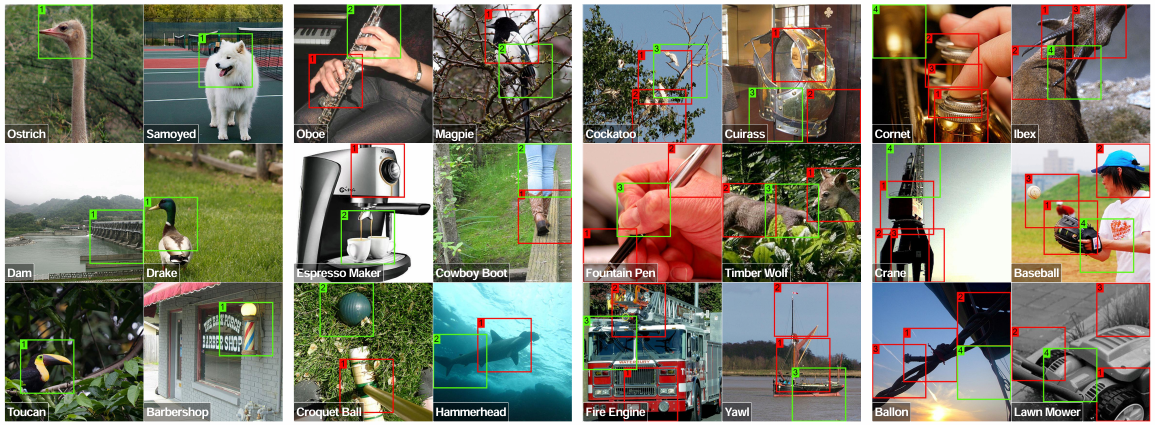
#> input picture AdaptiveNN/assets/visualization.png, 2310 x 850 px, given as the content of the folder F:/cjh/Low latitude/JI91J/2016, which was not available (shown at 1/2 size)
$ python crop_ad_resize.py
#> lines starting #> are read from the running program, lines starting #| are printed output that depends on the picture; after the words box and inside, x2 and y2 are one past the last pixel; in counts of white or black regions, pixels touching at a corner belong together; pictures that were not available may be replaced by others from this repository, and a replacement may not be noted
import cv2
import argparse
import numpy as np
from numpy import ones, mean
import os
from skimage import io
from PIL import Image
import glob

path = 'F:\cjh\Low latitude\JI91J\\2016'
outpath = 'F:\cjh\Low latitude\JI91J_re\\2016'

os.makedirs(outpath, exist_ok=True)

trainlist = os.listdir(path)
fileId = 0

def cropimage(readpath, savepath):
    # print(savepath)
#> called with savepath = 'F:\\cjh\\Low latitude\\JI91J_re\\2016'
    print(readpath)
    # 调用cv2.imread读取图片，读入格式为IMREAD_COLOR
    # 使用os.path模块的join方法生成路径
    img_array = cv2.imread(readpath, cv2.IMREAD_UNCHANGED)
#> img_array is the input picture: shape (850, 2310, 4); mean B, G, R, A 107.3, 122.8, 124.6, 255
    # 调用cv2.resize函数resize图片
    img = img_array[200:531, 177:807, :]
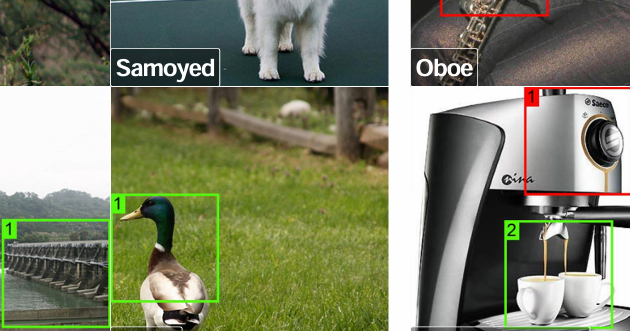
#> img: shape (331, 630, 4); mean B, G, R, A 102.4, 128.6, 123.5, 255
    h, w, c = img.shape
#> h = 331; w = 630; c = 4
    # 生成图片存储的目标路径
    img[h - 1, :, 0] = 172
    img[h - 1, :, 1] = 177
    img[h - 1, :, 2] = 187
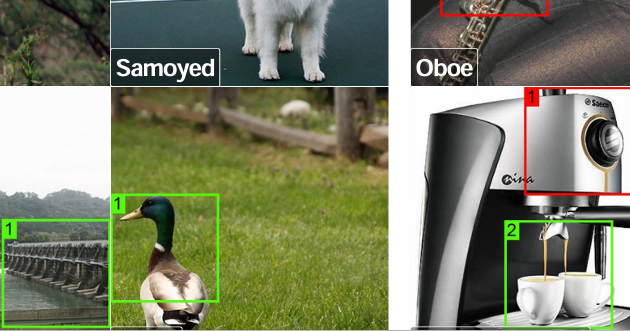
#> img: shape (331, 630, 4); mean B, G, R, A 102.7, 128.8, 123.8, 255

    new_h = h #32
#> new_h = 331
    new_w = w + 39 * 2#39
#> new_w = 708

    newImgData = np.ones((new_h, new_w, c), dtype=np.uint8) * 255

    newImgData[0, :, 0] = 172
    newImgData[0, :, 1] = 177
    newImgData[0, :, 2] = 187

    # newImgData[0 + 20, :, 0] = 172
    # newImgData[0 + 20, :, 1] = 177
    # newImgData[0 + 20, :, 2] = 187
    #
    # newImgData[0 + 20 + 20, :, 0] = 172
    # newImgData[0 + 20 + 20, :, 1] = 177
    # newImgData[0 + 20 + 20, :, 2] = 187
    #
    newImgData[0 : h, 39:new_w-39, :] = img[:, :, :]
    #
    # newImgData[new_h - 1, :, 0] = 172
    # newImgData[new_h - 1, :, 1] = 177
    # newImgData[new_h - 1, :, 2] = 187

    # newImgData[:, :, 0] = 172
    # newImgData[:, :, 1] = 177
    # newImgData[:, :, 2] = 187


    # for i in range(0, 2):
    #     newImgData[:, w + 39 * i - 1, 0] = 172
    #     newImgData[:, w + 39 * i - 1, 1] = 177
    #     newImgData[:, w + 39 * i - 1, 2] = 187

    # 图像第一列灰色对齐，原图像最后一列灰色对齐
    newImgData[:, 0, 0] = 172
    newImgData[:, 0, 1] = 177
    newImgData[:, 0, 2] = 187
    newImgData[:, 39, 0] = 172
    newImgData[:, 39, 1] = 177
    newImgData[:, 39, 2] = 187
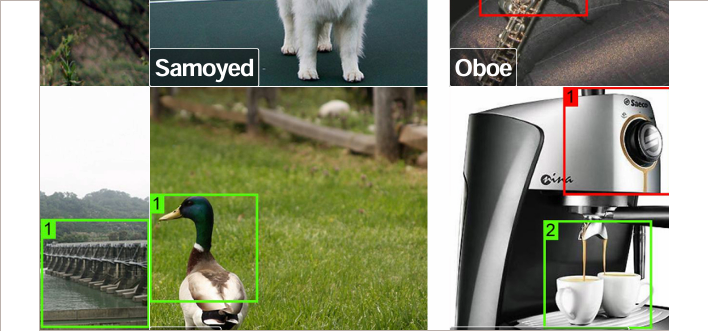
#> newImgData: shape (331, 708, 4); mean B, G, R, A 119.4, 142.6, 138.2, 255

    meanOfChanle = np.mean(newImgData, 2)
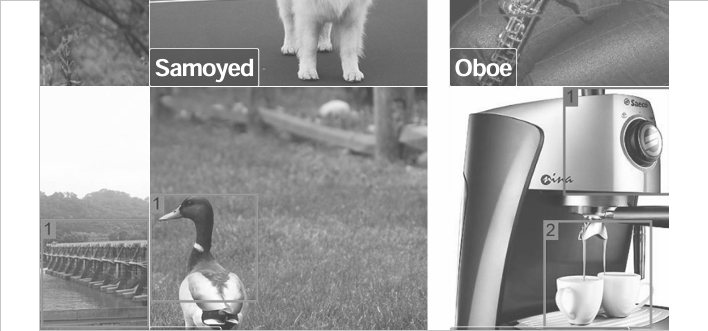
#> meanOfChanle: shape (331, 708) float64; min 63.75, max 255, mean 163.8
    meanOfRow = np.mean(meanOfChanle, 1)
#> meanOfRow = 331 values, max 254 at index 86, min 126.7 at index 85, mean 163.8
    meanOfColumn = np.mean(meanOfChanle, 0)
#> meanOfColumn = 708 values, max 254.8 at index 1, min 115.5 at index 472, mean 163.8

    # [9 lines of commented-out code are left out]
    for i in range(0, h):
        for j in range(0, 39):
            if meanOfRow[i] > 160 and meanOfRow[i] < 205:
                newImgData[i, j, 0] = 172
                newImgData[i, j, 1] = 177
                newImgData[i, j, 2] = 187
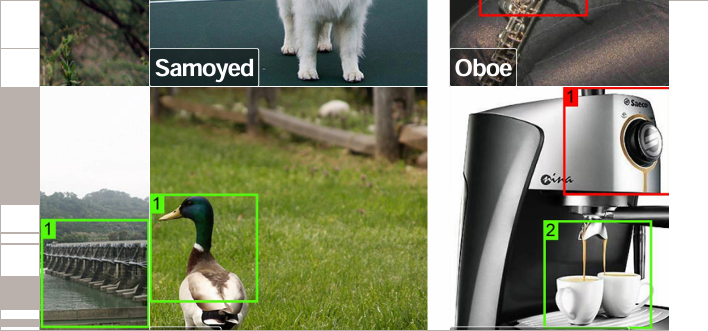
#> newImgData: shape (331, 708, 4); 2.69% of pixels changed, all inside (x1, y1, x2, y2) = (1, 48, 39, 331)

    # 右侧部分
    for i in range(0, h):
        for j in range(669, 708):
            if meanOfRow[i] > 160 and meanOfRow[i] < 205:
                newImgData[i, j, 0] = 172
                newImgData[i, j, 1] = 177
                newImgData[i, j, 2] = 187
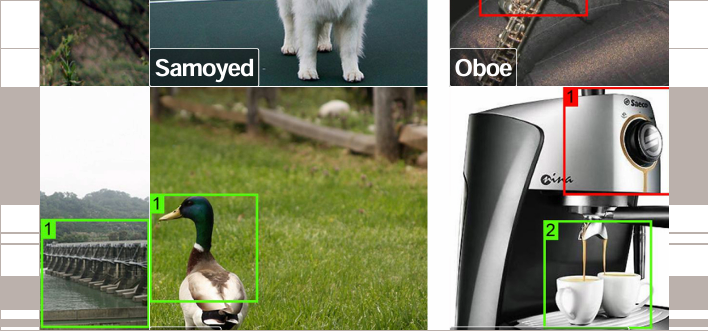
#> newImgData: shape (331, 708, 4); 2.76% of pixels changed, all inside (x1, y1, x2, y2) = (669, 48, 708, 331)

    # [7 lines of commented-out code are left out]

    newImg = cv2.resize(newImgData, (448, 448), interpolation=cv2.INTER_CUBIC)
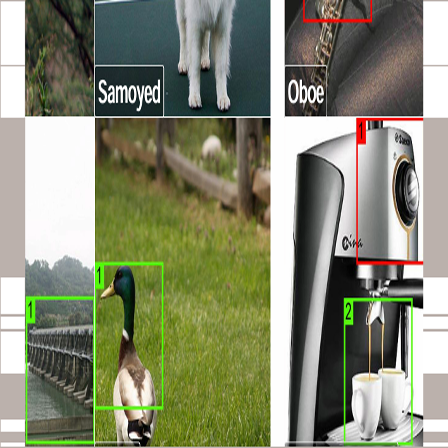
#> newImg: shape (448, 448, 4); mean B, G, R, A 114.8, 138.3, 134.4, 255
    save_path = os.path.join(savepath, item)

    # 调用cv2的imwrite函数保存图片
    cv2.imwrite(save_path, newImg)

for item in trainlist:
    m_path = os.path.join(path, item)
    m_num_folder = len(trainlist)  # 获取目标文件夹文件数，对每一个图像文件进行遍历
    print('m:total have %d folders' % (m_num_folder))

    if item.endswith('.png'):
        # 修改图片
        cropimage(m_path, os.path.abspath(outpath))

        # 重命名保存
        # 获取拆分后的名
        #name = os.path.splitext(item)
        # 获取名称后缀
        #ori_name = name[0]
        #picType = name[1]
        src = os.path.join(os.path.abspath(outpath), item)
        #dst = os.path.join(os.path.abspath(outpath),  ori_name + picType)
        #os.rename(src, dst)

        #print('have rename somePic=' + src + ';' + dst)
        fileId += 1
        print('total %d to converted %d png' % (m_num_folder, fileId))
